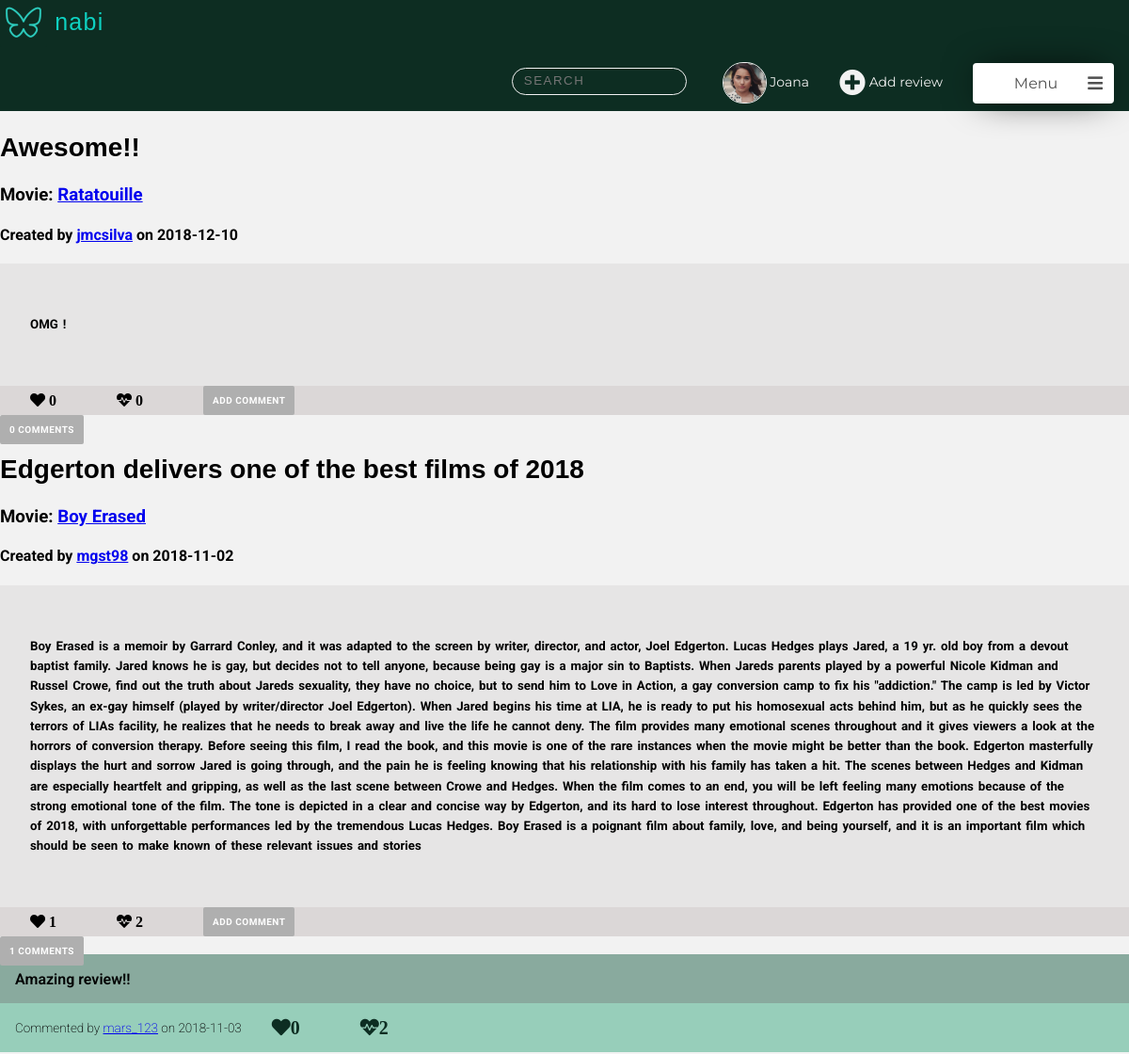
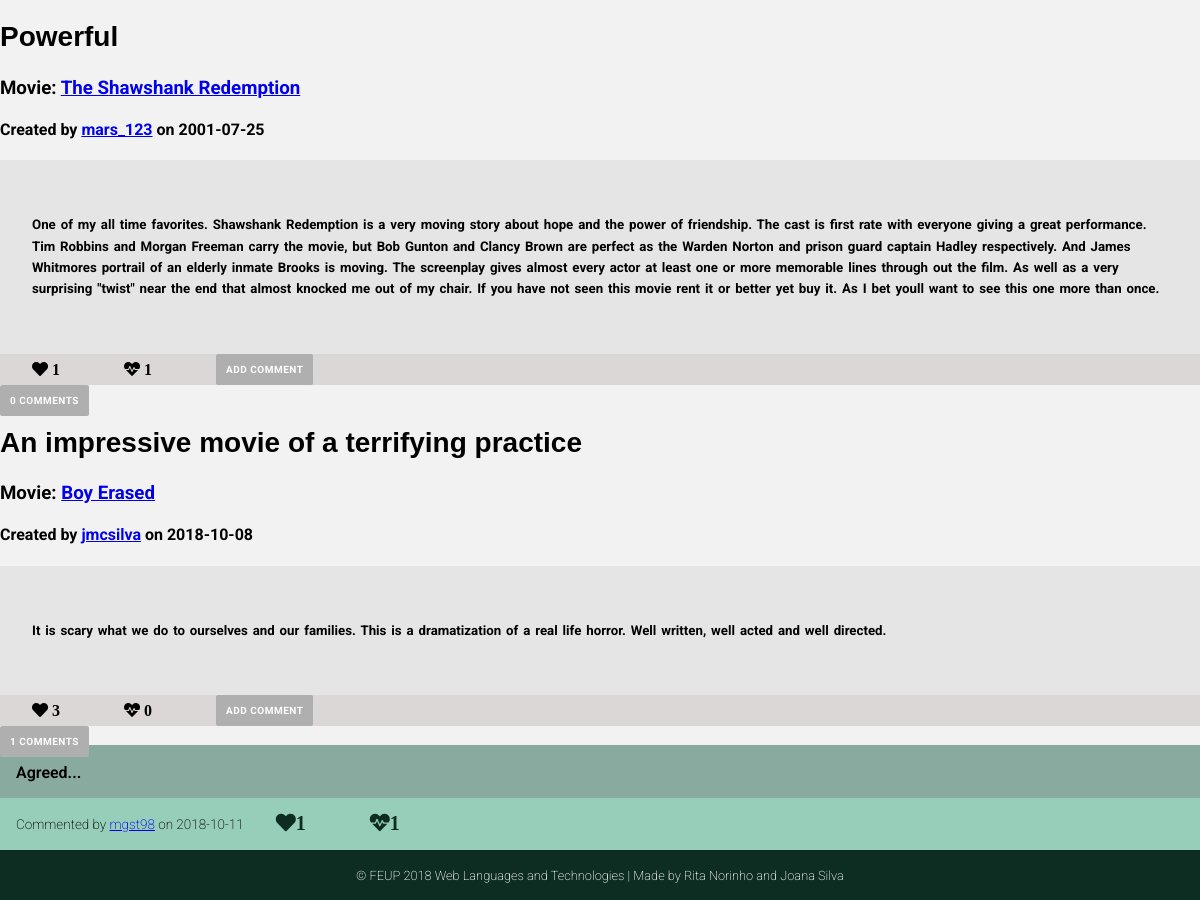
The app's page /pages/main_page.php (signed in) with its own data (2 pictures, top to bottom).
### tables this page shows
CREATE TABLE User (
    ID        INTEGER PRIMARY KEY AUTOINCREMENT,
    FirstName STRING NOT NULL,
    LastName  STRING NOT NULL,
    Username  STRING UNIQUE NOT NULL,
    Gender    STRING NOT NULL,
    Birthday  DATE NOT NULL,
    Country   STRING NOT NULL,
    Email     STRING UNIQUE NOT NULL,
    Password  CHAR (256) NOT NULL,  
    Photo     STRING DEFAULT "default.jpg",
    Points    INTEGER
    
);

CREATE TABLE Review (
    ID          INTEGER PRIMARY KEY AUTOINCREMENT,
    Title       STRING  NOT NULL,
    UserID      INTEGER REFERENCES User(ID) ON DELETE CASCADE,
    MovieID     INTEGER REFERENCES Movie(ID) ON DELETE CASCADE,
    ReviewDate  DATE NOT NULL,
    Description STRING NOT NULL
    
);

CREATE TABLE Comment (
    ID          INTEGER PRIMARY KEY AUTOINCREMENT,
    UserID      INTEGER REFERENCES User(ID) ON DELETE CASCADE,
    CommentDate DATE NOT NULL,
    ReviewID    INTEGER REFERENCES Review(ID) ON DELETE CASCADE,
    Description STRING NOT NULL
    
);

### pages/main_page.php (called while the page is built, shortened)
<?php
    include_once('../templates/common/tpl_header.php');
    include_once('../templates/tpl_draw_reviews.php');
    include_once('../templates/tpl_main_page.php');
    include_once('../templates/common/tpl_footer.php');
    include_once('../templates/common/tpl_nav_bar.php');
    include_once('../database/db_reviews.php');
    include_once('../database/db_comments.php');
    include_once('../database/db_user.php');
    $user_info = getUserInfo($_SESSION['username']);
    $all_reviews=getAllReviewsOrderByLikes();
    foreach ($all_reviews as $k => $review){
        $all_reviews[$k]['MovieName'] = getMovieName($review['MovieID']);
        $all_reviews[$k]['UserName'] = getUsername($review['UserID']);
        $all_reviews[$k]['NumberComments']=getNumberComments($review['ID'],$review['UserID']);
        $all_reviews[$k]['Heart'] = getLikesReview($review['ID']);
        $all_reviews[$k]['Dislike'] = getDisLikesReview($review['ID']);
        $all_reviews[$k]['Comments']=getCommentsReview($review['ID']);
        foreach($all_reviews[$k]['Comments'] as $j => $comment){
            $all_reviews[$k]['Comments'][$j]['Username']=getUsername($comment['UserID']);
            $all_reviews[$k]['Comments'][$j]['Likes']=getLikesComment($comment['ID']);
            $all_reviews[$k]['Comments'][$j]['Dislikes']=getDislikesComment($comment['ID']);
        }
    }
    $allMovies=getAllMovies();
    $allReviews=getAllReviews();
    $allMoviesAndReviews = array('movies'=> $allMovies,'reviews'=>$allReviews);
    draw_feed($user_info,$all_reviews,$allMoviesAndReviews);
?>

### database/db_user.php (called while the page is built, shortened)
<?php
  function getID($username) {
    $db = Database::instance()->db();
    try {
      $stmt = $db->prepare('SELECT ID FROM User WHERE username = ?');
      $stmt->execute(array($username));
      if($row = $stmt->fetch()){
        return $row['ID'];
      }
    }catch(PDOException $e) {
      return -1;
    }
  }
  function getUserInfo($username) {
      $db = Database::instance()->db();
      $stmt = $db->prepare('SELECT * FROM User WHERE username = ?');
      $stmt->execute(array($username));
      return  $stmt->fetch();
  }
?>

### database/db_reviews.php (called while the page is built, shortened)
<?php
function getAllReviewsOrderByLikes(){
    $db = Database::instance()->db();
    $stmt = $db->prepare('SELECT * from Review left join (select count(*) as numberLikes, ReviewID from LikeReview group by ReviewID)m on m.ReviewID=Review.ID ORDER BY numberLikes ASC');
    $stmt->execute();
    $allReviews= $stmt->fetchAll();
    return $allReviews;
}
?>

### database/db_comments.php (called while the page is built, shortened)
<?php
function getCommentsReview($reviewId)
{
  $db = Database::instance()->db();
  $stmt = $db->prepare('SELECT * FROM Comment WHERE ReviewID = ?');
  $stmt->execute(array($reviewId));
  $allReviews= $stmt->fetchAll();
  return $allReviews;
}
?>

### templates/common/tpl_nav_bar.php (the view, shortened to what this page needs)
<?php function draw_nav($userinfo,$allMoviesAndReviews){ ?>
<ul class="feed_nav">
<li>
<div class="search_container">
   <input class="search_input" type="text" onkeyup="searchFunction()" placeholder="Search">
</div>
</li>
<li>  <a class="profile_nav_btn" href="profile.php">
<?php if(!(file_exists("../assets/profilePhotos/".getID($_SESSION['username']).".jpg"))){ ?>
   <img src="../assets/profilePhotos/default.jpg" width="100" height="100" alt="profile avatar">
<?php } else{ ?>
   <img src="../assets/profilePhotos/<?=getID($_SESSION['username'])?>.jpg" width="100" height="100" alt="profile avatar">
<?php } ?>
<?php echo htmlentities($userinfo['FirstName']) ?>
</a> </li>
<li> <a class="add_review_btn" href="?.php"> <span class="fas fa-plus-circle"></span> Add review </a> </li>
<li>
<div class="menu">
   <div class="title" onclick="show_dropdown_menu()"> Menu <span class="fa fa-bars"></span> <div class="arrow"> </div> </div>
</div>
</li>
</ul>
<?php } ?>

### templates/tpl_draw_reviews.php (shortened to what this page needs)
 <?php include_once(__DIR__.'/tpl_review.php');
        include_once(__DIR__.'/tpl_comment.php');
         ?>
<body>
    <?php function draw_reviews($reviews){?>
    <?php foreach($reviews as $review){?>
        <article data-id="<?=$review['ID']?>" user-id="<?=$review['UserID']?>">
        <div class="review_info">
             <h2><?=$review['Title']?> </h2>
            <h3> Movie: <a href="movie.php?movie_id=<?php echo htmlentities($review['MovieID'])?>"><?=$review['MovieName']?></a> </h3>
            <h4> Created by
            <a href="profile.php?username=<?php echo htmlentities($review['UserName'])?>"><?=$review['UserName']?></a>
            on <?=$review['ReviewDate']?></h4>
        </div>
        <div class="review_content">
            <h5><?=$review['Description']?></h5>
        </div>
        <div class="review_options">
            <ul class="review_nav">
              <li>
                <div class="likes">
                    <span id="review_likes" class="fas fa-heart" >
                    <?=$review['Heart']?></span>
                </div>
              </li>
              <li>
                <div class="dislikes">
                    <span id="review_dislikes" class="fas fa-heartbeat">
                    <?=$review['Dislike']?></span>
                </div>
              </li>
              <li>
              <input type="button"  name="addComment" value="Add Comment">
              </li>
             </ul>
        </div>
         <div class="comments">
         <input type="button" value="<?=$review['NumberComments']?> Comments">
            <br><div class="allComments">
            <?php foreach($review['Comments'] as $comment){?>
                <?php draw_comment($comment)?>
            <?php }?>
            </div>
        </div>
        </article>
        <?php }?>
    <?php }?>
</body>

### templates/tpl_comment.php (shortened to what this page needs)
<?php function draw_comment($comment){?>
  <div class="comment" data-id="<?=$comment['ID']?>" user-id="<?=$comment['UserID']?>">
  <p><?=$comment['Description']?></p>
  <ul class="review_nav" id="comment_nav">
    <li>
    <h4> Commented by
    <a href="profile.php?username=<?php echo htmlentities($comment['Username'])?>"><?=$comment['Username']?></a>
    on <?=$comment['CommentDate']?></h4>
    </li>
    <li>
    <span id="likes" class="fas fa-heart"><?=$comment['Likes']?></span> <br>
    <li>
    <li>
    <span id="dislikes" class="fas fa-heartbeat"><?=$comment['Dislikes']?></span>
    </li>
    </div>
  <?php }?>

### css/style.css (style rules this page uses)
body { margin: 0 auto; font-family: 'Roboto', sans-serif; --bg-color-dark: #0D2D22; --bg-color-light: #0ED1C1; --panel-color: #FFFFFF; --logo-font-color: #00311D; --input-color: #f2f2f2; --bg-color-nav:rgba(14, 209, 193, 0.548); --bg-color-sidenav:rgba(177, 171, 171, 0.932); --color-buttons:rgb(175, 175, 175); background-image: url('../assets/background.jpg'); background-position: center; background-attachment: fixed; background-repeat: no-repeat; background-size: cover; }
.edit_profile a , .Reviews p a,.Reviews p button, .upload_photo .file_btn, .upload_photo input[type="submit"], .Reviews input[type="submit"], .edit_profile input[type="submit"], .comments input[type="submit"], .popup input[type="submit"], .popup input[type="button"], .review_options input[type="button"], .movie_info a, .comments input[type="button"] { float: right; letter-spacing: 0.05em; font-family: "Roboto",'sans-serif'; text-transform: uppercase; text-decoration: none; font-weight: bold; background: var(--color-buttons); padding: 10px; color: var(--panel-color); font-size: 10px; border-radius: 2px; }
.search_container { width: 160px; margin: 0; float: right; margin-right: 2em; margin-bottom: 0.2em; font-family: 'Raleway', sans-serif; }
.search_input { width: 100%; padding:4.5px 12px; background-color: transparent; transition: transform 250ms ease-in-out; font-size: 12x; line-height: 18px; color: var(--input-color); background-color: transparent; background-image: url(http://mihaeltomic.com/codepen/input-search/ic_search_black_24px.svg); background-repeat: no-repeat; background-size: 16px 16px; background-position: 95% center; border-radius: 50px; border: 1px solid var(--input-color); transition: all 250ms ease-in-out; backface-visibility: hidden; transform-style: preserve-3d; }
.search_input::placeholder { color: color(#7e7e7c8f a(0.8)); text-transform: uppercase; letter-spacing: 1.5px; }
.review_info h2 { font-family: 'Candara', sans-serif; font-weight: bold; font-size: 28px; }
.review_content { margin: 0; font-family: 'Roboto', sans-serif; background-color: #d8d5d579; font-size: 16px; font-weight: 200; word-spacing: 0.1em; padding: 2em; line-height: 1.6; }
.review_options { background-color: #c0b8b879; }
.feed_nav { display: flex; margin: 0; padding: 0; justify-content: flex-end; align-items: center; }
.feed_nav li { text-decoration: none; display: block; padding: 1em; color: var(--input-color); padding-bottom: 0.5em; }
.feed_nav li :first-child { flex-grow: 1; }
a.profile_nav_btn img { width:3.2em; height: 3em; object-fit: cover; border: 1px solid var(--input-color); border-radius: 5em; vertical-align: middle; }
.profile_nav_btn, .add_review_btn { text-decoration: none; font-family: 'Montserrat', sans-serif; font-size: 14px; color: var(--input-color);; }
.add_review_btn span { font-size: 2em; text-decoration: none; color: var(--input-color); vertical-align: middle; }
.menu { width:150px; cursor:pointer; z-index: 1; font-family: 'Montserrat', sans-serif; padding:0; margin-bottom: 0; }
.title { width:100%; box-sizing:border-box; background:#fff; padding:12px; border-radius:4px; position:relative; box-shadow:0 0 40px -10px #000; color:#505050; }
.menu span { float:right; font-size:18px; }
.review_nav { display: flex; margin: 0; padding: 0; justify-content:flex-start; align-items: center; }
.review_options input[type="button"] { border: none; }
.review_nav li { text-decoration: none; display: block; padding-right: 2em; padding-left: 2em; }
.comments input[type="button"] { float: left; border: none; }
.comment { background-color: rgb(137, 170, 158); padding-top: 0.1em; font-weight: 550; }
ul#comment_nav { background-color: rgb(151, 206, 186); }
ul#comment_nav li, .comment p { padding-left: 0; margin-left: 1em; padding-right: 1em; }
ul#comment_nav h4 { font-family: 'Roboto', sans-serif; font-size: 13.5px; font-weight: 200; }
#comment_nav li span { font-size: 20px; color: var(--bg-color-dark); }

### records on screen
user: FirstName "Joana"
review: Title "Edgerton delivers one of the best films of 2018", MovieName "Boy Erased", UserName "mgst98", ReviewDate "2018-11-02", Description "Boy Erased is a memoir by Garrard Conley, and it was adapted to the screen by writer, director, and actor, Joel Edgerton. Lucas Hedges plays Jared, a 19 yr. old boy from a devout baptist family. Jared knows he is gay, but decides not to tell anyone, because being gay is a major sin to Baptists. When Jareds parents played by a powerful Nicole Kidman and Russel Crowe, find out the truth about Jareds sexuality, they have no choice, but to send him to Love in Action, a gay conversion camp to fix his \"addiction.\" The camp is led by Victor Sykes, an ex-gay himself (played by writer/director Joel Edgerton). When Jared begins his time at LIA, he is ready to put his homosexual acts behind him, but…", Heart "1", Dislike "2"
comment: Description "Amazing review!!", Username "mars_123", CommentDate "2018-11-03", Likes "0", Dislikes "2"
review: Title "An impressive movie of a terrifying practice", MovieName "Boy Erased", UserName "jmcsilva", ReviewDate "2018-10-08", Description "It is scary what we do to ourselves and our families. This is a dramatization of a real life horror. Well written, well acted and well directed.", Heart "3", Dislike "0"
comment: Description "Agreed...", Username "mgst98", CommentDate "2018-10-11", Likes "1", Dislikes "1"

### other values on screen
$review['Title'] "Awesome!!"
$review['MovieName'] "Ratatouille"
$review['UserName'] "jmcsilva"
$review['ReviewDate'] "2018-12-10"
$review['Description'] "OMG !"
$review['Heart'] "0"
$review['Dislike'] "0"
$review['Title'] "Powerful"
$review['MovieName'] "The Shawshank Redemption"
$review['UserName'] "mars_123"
$review['ReviewDate'] "2001-07-25"
$review['Heart'] "1"
$review['Dislike'] "1"
